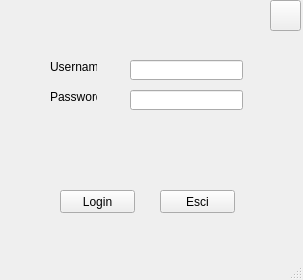
<?xml version="1.0" encoding="UTF-8"?>
<ui version="4.0">
 <class>Login</class>
 <widget class="QMainWindow" name="Login">
  <property name="geometry">
   <rect>
    <x>0</x>
    <y>0</y>
    <width>303</width>
    <height>280</height>
   </rect>
  </property>
  <property name="sizePolicy">
   <sizepolicy hsizetype="Preferred" vsizetype="Preferred">
    <horstretch>0</horstretch>
    <verstretch>0</verstretch>
   </sizepolicy>
  </property>
  <property name="minimumSize">
   <size>
    <width>303</width>
    <height>280</height>
   </size>
  </property>
  <property name="maximumSize">
   <size>
    <width>303</width>
    <height>280</height>
   </size>
  </property>
  <property name="windowTitle">
   <string>GeRiCo</string>
  </property>
  <property name="windowIcon">
   <iconset>
    <normaloff>Immagini/Recycle bin icon.png</normaloff>Immagini/Recycle bin icon.png</iconset>
  </property>
  <widget class="QWidget" name="centralWidget">
   <widget class="QPushButton" name="BtnEsci">
    <property name="geometry">
     <rect>
      <x>160</x>
      <y>190</y>
      <width>75</width>
      <height>23</height>
     </rect>
    </property>
    <property name="text">
     <string>Esci</string>
    </property>
   </widget>
   <widget class="QPushButton" name="BtnLogin">
    <property name="geometry">
     <rect>
      <x>60</x>
      <y>190</y>
      <width>75</width>
      <height>23</height>
     </rect>
    </property>
    <property name="text">
     <string>Login</string>
    </property>
   </widget>
   <widget class="QLabel" name="lblUsername">
    <property name="geometry">
     <rect>
      <x>50</x>
      <y>60</y>
      <width>47</width>
      <height>13</height>
     </rect>
    </property>
    <property name="text">
     <string>Username</string>
    </property>
   </widget>
   <widget class="QLabel" name="lblPassword">
    <property name="geometry">
     <rect>
      <x>50</x>
      <y>90</y>
      <width>47</width>
      <height>13</height>
     </rect>
    </property>
    <property name="text">
     <string>Password</string>
    </property>
   </widget>
   <widget class="QLineEdit" name="txtUsername">
    <property name="geometry">
     <rect>
      <x>130</x>
      <y>60</y>
      <width>113</width>
      <height>20</height>
     </rect>
    </property>
   </widget>
   <widget class="QLineEdit" name="txtPassword">
    <property name="geometry">
     <rect>
      <x>130</x>
      <y>90</y>
      <width>113</width>
      <height>20</height>
     </rect>
    </property>
   </widget>
   <widget class="QPushButton" name="BtnInfo">
    <property name="geometry">
     <rect>
      <x>270</x>
      <y>0</y>
      <width>31</width>
      <height>31</height>
     </rect>
    </property>
    <property name="text">
     <string/>
    </property>
    <property name="icon">
     <iconset>
      <normaloff>Immagini/Info icon.png</normaloff>Immagini/Info icon.png</iconset>
    </property>
   </widget>
  </widget>
  <widget class="QMenuBar" name="menuBar">
   <property name="geometry">
    <rect>
     <x>0</x>
     <y>0</y>
     <width>303</width>
     <height>21</height>
    </rect>
   </property>
  </widget>
  <widget class="QStatusBar" name="statusBar">
   <property name="sizePolicy">
    <sizepolicy hsizetype="Expanding" vsizetype="Preferred">
     <horstretch>0</horstretch>
     <verstretch>0</verstretch>
    </sizepolicy>
   </property>
   <property name="contextMenuPolicy">
    <enum>Qt::CustomContextMenu</enum>
   </property>
   <property name="layoutDirection">
    <enum>Qt::LeftToRight</enum>
   </property>
  </widget>
 </widget>
 <layoutdefault spacing="6" margin="11"/>
 <resources/>
 <connections/>
</ui>
